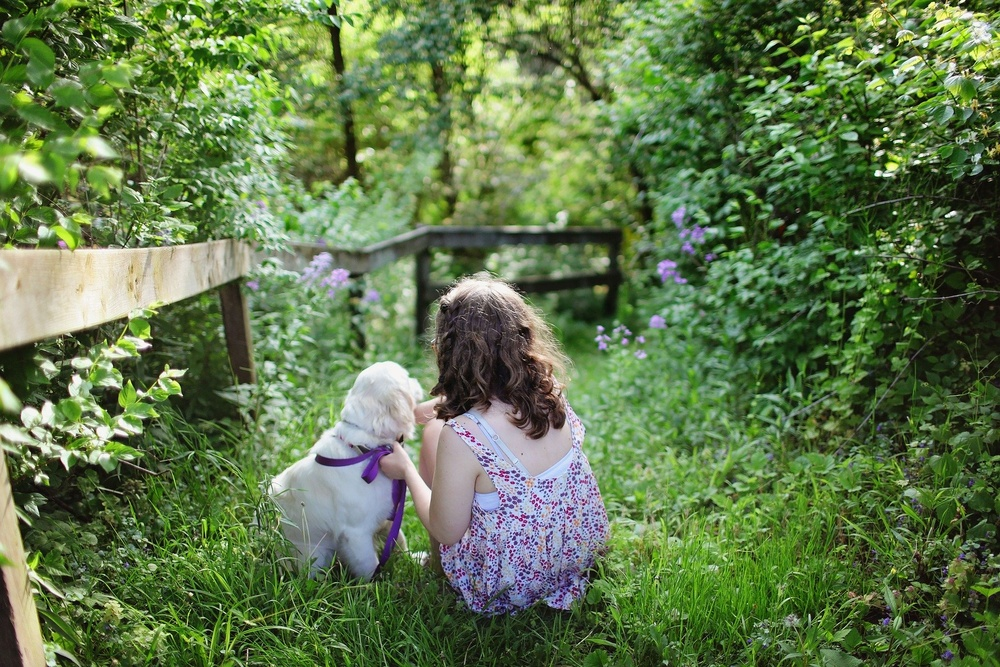
#> input picture OpenCV/image_gray/test_image.jpg, 1000 x 667 px, shrunk from 1920 x 1280 before the run
$ python image_gray.py
#> lines starting #> are read from the running program, lines starting #| are printed output that depends on the picture
# 필요한 패키지 import
import cv2 # opencv 모듈

# 이미지 파일
image = "test_image.jpg"

# 저장할 이미지 파일
result_path = "result_image.jpg"

# 이미지 읽기
image = cv2.imread(image)
#> image is the input picture: shape (667, 1000, 3); mean B, G, R 75.2, 119.7, 96.4

# 이미지 흑백 변환
image = cv2.cvtColor(image, cv2.COLOR_BGR2GRAY)
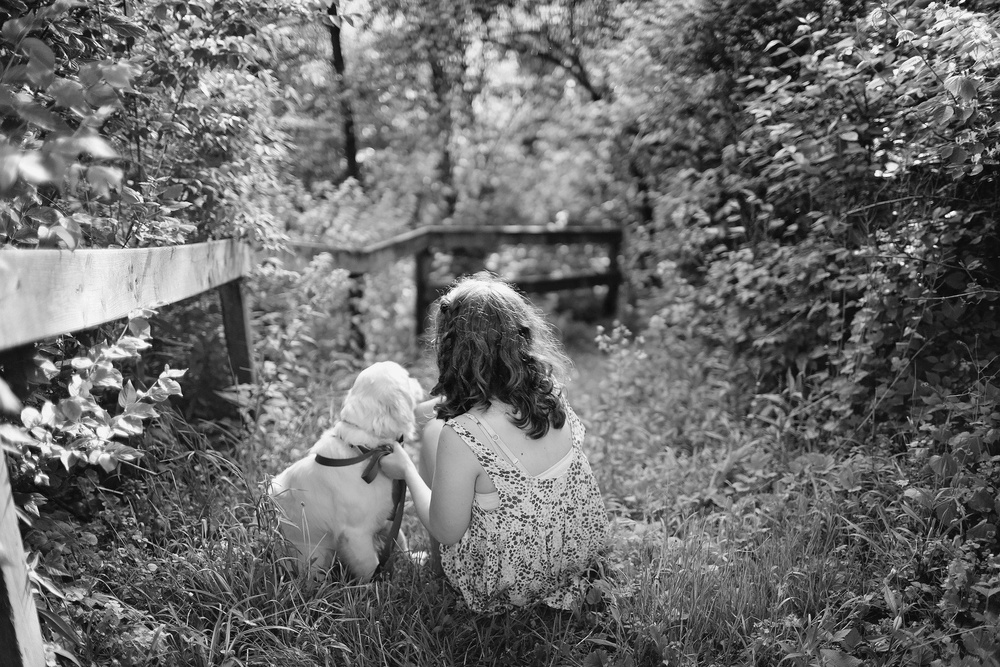
#> image: shape (667, 1000); min 1, max 255, mean 107.6

# 이미지 저장
cv2.imwrite(result_path, image) # 파일로 저장, 포맷은 확장자에 따름

# 이미지 show
cv2.imshow("image", image)
cv2.waitKey(0)
